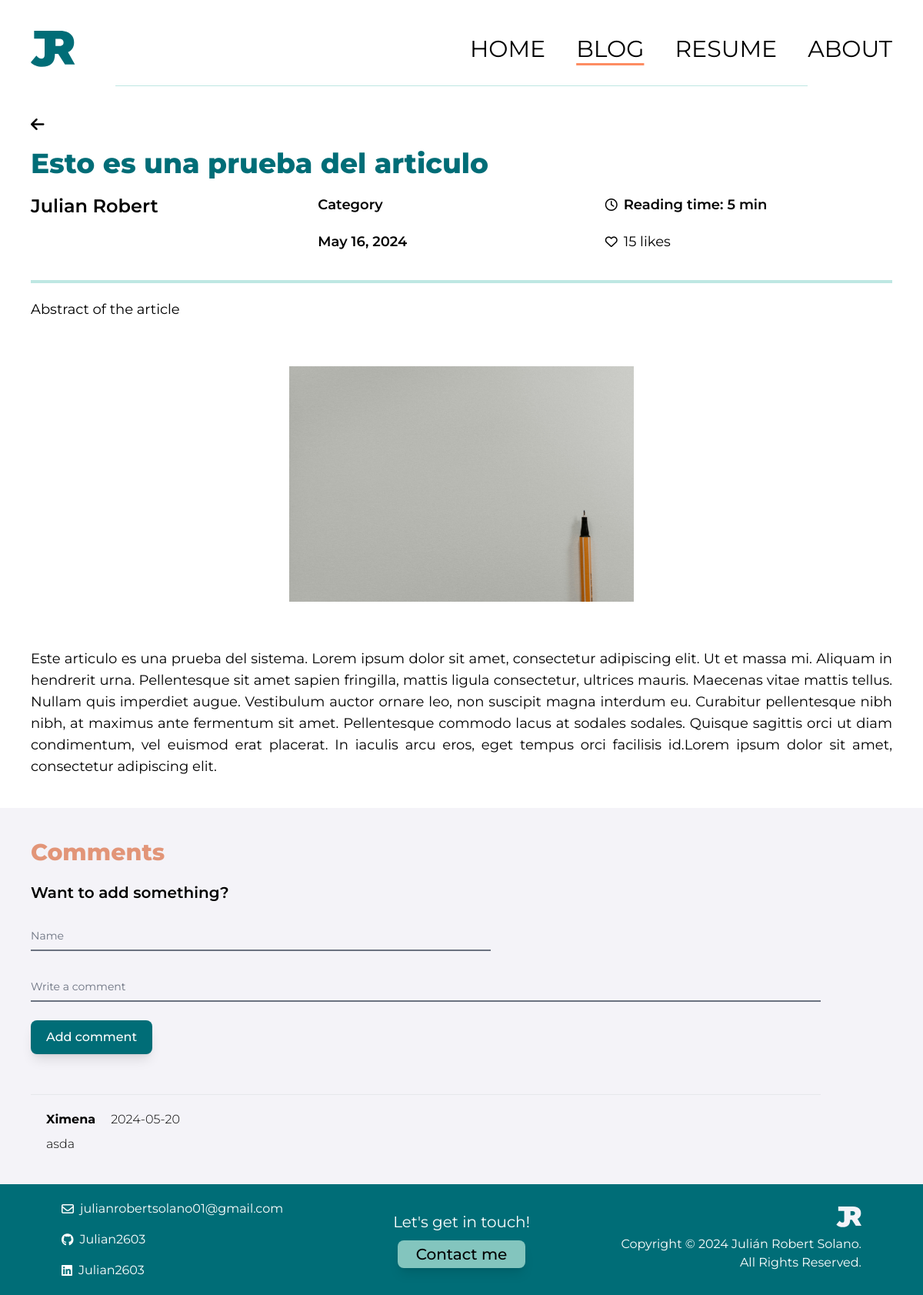
/blog/article/1, run on the app's committed database.
### blog/models.py (models this page shows, shortened)
class Article(models.Model):
  title = models.CharField(max_length=255)
  author = models.ForeignKey(User, on_delete=models.CASCADE)
  category = models.CharField(max_length=255, default="Category")
  date = models.DateField(default=datetime.date.today)
  abstract = models.CharField(max_length=500, default='Abstract of the article')
  reading_time = models.IntegerField(default=5)
  likes = models.IntegerField(default=0)
  body = models.TextField()

class Comment(models.Model):
  name = models.CharField(max_length=255)
  article = models.ForeignKey(Article, on_delete=models.CASCADE)
  comment_date = models.DateField(default=datetime.date.today)
  comment_body = models.TextField()

### blog/views.py (the view)
# urls.py: path('article/<int:pk>', ArticleDetailView.as_view(), name="article"),
class ArticleDetailView(DetailView):
    model = Article
    template_name = 'article.html'
    def get_context_data(self, **kwargs):
        context = super().get_context_data(**kwargs)
        context['comments'] = Comment.objects.filter(article=self.object).order_by('-comment_date')
        context['form'] = CommentForm()
        return context

### blog/forms.py
class CommentForm(forms.ModelForm):
    class Meta:
        model = Comment
        fields = ['name', 'comment_body']

### blog/templates/article.html (shortened to what this page needs)
{% load static tailwind_tags %}
<html lang="en" class="scroll-smooth">
  <head>
    {% load static %}
    {% tailwind_css %}
</head>
<body>
<div class="pt-10 pb-2 flex justify-between px-10 items-center">
  <div class="flex justify-start">
      <img src="{% static 'imgs/logo.svg' %}" alt="Logo">
  </div>
  <div class="hidden md:flex flex-row justify-center space-x-10">
      <a href="{% url 'home' %}" class="font-sans font-normal text-3xl transition duration-300 hover:text-[#FD8C62]">HOME</a>
      <a href="#" class="font-sans font-normal text-3xl transition duration-300 decoration-[#FD8C62] underline underline-offset-8">BLOG</a>
      <a href="{% url 'resume' %}" class="font-sans font-normal text-3xl transition duration-300 hover:text-[#FD8C62]">RESUME</a>
      <a href="{% url 'about' %}" class="font-sans font-normal text-3xl transition duration-300 hover:text-[#FD8C62]">ABOUT</a>
  </div>
</div>
<div class="flex justify-center">
  <hr class="border-[#BEE7E2] w-3/4 mt-4">
</div>
  <section id="article">
    <div class="p-10 flex flex-col gap-5">
      <div class="flex justify-start align-center text-xl">
        <a href="{% url 'blog' %}"><i class="fa-solid fa-arrow-left"></i></a>
      </div>
      <h1 class="font-sans font-extrabold text-4xl text-[#006D77]">{{ article.title }}</h1>
      <div class="grid grid-cols-3">
        <div class="">
          <h2 class="font-sans font-semibold text-2xl text-black">{{ article.author.first_name }} {{ article.author.last_name }}</h2>
        </div>
        <div class="flex flex-col gap-5">
          <h2 class="font-sans font-semibold text-lg text-black"> {{ article.category }} </h2>
          <h2 class="font-sans font-semibold text-lg text-black"> {{ article.date }} </h2>
        </div>
        <div class="flex flex-col gap-5">
          <div class="flex flex-row gap-2 justify-start align-center items-center">
            <i class="fa-regular fa-clock"></i>
            <h2 class="font-sans font-semibold text-lg text-black"> Reading time: {{ article.reading_time }} min</h2>
          </div>
          <button id="like-button" class="flex flex-row gap-2 justify-start align-center items-center focus:outline-none" data-article-id="{{ article.id }}">
            <i id="like-icon" class="fa-regular fa-heart"></i>
            <h2 id="like-count" class="font-sans font-normal text-lg text-black">{{ article.likes }} likes</h2>
          </button>
        </div>
      </div>
      <hr class="flex justify-center align-center items-center border-2 roundes-full border-[#BEE7E2] w-full mt-4">
      <div class="flex flex-col text-justify">
        <p class="font-sans font-regular text-lg text-black"> {{ article.abstract }} </p>
      </div>
      <div class="flex justify-center my-10">
        <img class="flex items-center w-2/5" src="{% static 'imgs/placeholder.jpg' %}" alt="">
      </div>
      <div class="text-justify">
        <p class="font-sans font-regular text-lg text-black"> {{ article.body }}</p>
      </div>
    </div>
  </section>
 <section id="coments">
  <div class="flex flex-col gap-5 p-10 bg-[F4F3F8]">
      <h2 class="font-sans font-extrabold text-3xl text-[#E29578]">Comments</h2>
      <div class="flex flex-col justify-start items-start gap-5">
          <h2 class="font-sans font-semibold text-xl text-black">Want to add something?</h2>
          <div class="w-11/12 mb-">
              <form id="commentForm" method="POST" action="{% url 'add-comment' %}">
                  <div class="grid xl:grid-cols-4 xl:gap-6">
                      <div class="relative z-0 mb-6 w-full group">
                          <input type="tel" name="name" id="floating_name" class="block py-2.5 px-0 w-full text-sm text-black bg-transparent border-0 border-b-2 border-gray-500 appearance-none focus:outline-none focus:ring-0 focus:border-[#006D77] peer" placeholder=" " required />
                          <label for="floating_name" class="absolute text-sm text-gray-500 duration-300 transform -translate-y-6 scale-75 top-3 -z-10 origin-[0] peer-focus:left-0 peer-focus:text-[#006D77] peer-placeholder-shown:scale-100 peer-placeholder-shown:translate-y-0 peer-focus:scale-75 peer-focus:-translate-y-6">Name</label>
                      </div>
                      <div class="col-span-2 relative z-0 mb-6 w-full group ">
                          <input type="text" name="comment_body" id="floating_comment" class="block py-2.5 px-0 w-full text-sm text-black bg-transparent border-0 border-b-2 border-gray-500 appearance-none focus:outline-none focus:ring-0 focus:border-[#006D77] peer" placeholder=" " required />
                          <label for="floating_comment" class="absolute text-sm text-gray-500 duration-300 transform -translate-y-6 scale-75 top-3 -z-10 origin-[0] peer-focus:left-0 peer-focus:text-[#006D77] peer-placeholder-shown:scale-100 peer-placeholder-shown:translate-y-0 peer-focus:scale-75 peer-focus:-translate-y-6">Write a comment</label>
                      </div>
                      <div class="">
                          <button type="submit" class="text-white bg-[#006D77] transition duration-300 shadow-lg hover:bg-[#83C5BE]/70 hover:text-gray-700 focus:ring-4 focus:ring-blue-300 font-medium rounded-lg text-base w-full sm:w-auto px-5 py-2.5 text-center">Add comment</button>
                      </div>
                  </div>
              </form>
          </div>
      </div>
      {% for comment in comments %}
      <hr class="border-gray-200 w-11/12 mt-4">
      <div class="flex items-start flex-col gap-2 px-5">
          <div class="flex justify-center align-center items-center flex-row gap-5">
              <p class="font-sans font-bold text-base text-black">{{ comment.name }}</p>
              <p class="font-sans font-light text-base text-black">{{ comment.comment_date|date:"Y-m-d" }}</p>
          </div>
          <div class="flex justify-center align-center items-center flex-row gap-5">
              <p class="font-sans font-light text-base text-black">{{ comment.comment_body }}</p>
          </div>
      </div>
      {% endfor %}
  </div>
</section>
   <div class="p-5 px-20 bg-[#006D77] grid grid-cols-1 md:grid-cols-3 gap-7 shrink-0">
    <div class="flex flex-col items-center md:items-start gap-4">
        <div class="flex items-center space-x-2">
            <i class="fa-regular fa-envelope text-white"></i>
            <a class="font-sans font-normal text-s text-white" href="mailto:julian.robertsolano@ucr.ac.cr">julianrobertsolano01@gmail.com</a>
        </div>
        <div class="flex items-center space-x-2">
            <i class="fa-brands fa-github text-white"></i>
            <a class="font-sans font-normal text-s text-white" href="https://github.com/">Julian2603</a>
        </div>
        <div class="flex items-center space-x-2">
            <i class="fa-brands fa-linkedin text-white"></i>
            <a class="font-sans font-normal text-s text-white" href="https://www.linkedin.com/">Julian2603</a>
        </div>
    </div>
    <div class="flex flex-col items-center justify-center gap-2.5">
        <p class="font-sans font-normal text-xl text-white text-center">Let's get in touch!</p>
        <a href="{% url 'contact' %}" class="bg-[#83C5BE] transition duration-300 hover:bg-[#83C5BE]/70 p-1 px-6 rounded-lg font-sans font-medium text-xl text-black shadow-lg">Contact me</a>
    </div>
    <div class="flex flex-col items-center md:items-end gap-1.5">
        <div class="flex justify-center md:justify-end">
            <img class="h-10" src="{% static 'imgs/logo-white.svg' %}">
        </div>
        <div class="text-center md:text-right">
            <p class="font-sans font-normal text-s text-white">Copyright &#169; 2024 Julián Robert Solano. All Rights Reserved.</p>
        </div>
    </div>
</div>
</body>
</html>

### data on the page
Article: title "Esto es una prueba del articulo", author.first_name "Julian", author.last_name "Robert", category "Category", date "May 16, 2024", reading_time "5", likes "15", abstract "Abstract of the article", body "Este articulo es una prueba del sistema. Lorem ipsum dolor sit amet, consectetur adipiscing elit. Ut et massa mi. Aliquam in hendrerit urna. Pellentesque sit amet sapien fringilla, mattis ligula consectetur, ultrices mauris. Maecenas vitae mattis tellus. Nullam quis imperdiet augue. Vestibulum auctor ornare leo, non suscipit magna interdum eu. Curabitur pellentesque nibh nibh, at maximus ante fermentum sit amet. Pellentesque commodo lacus at sodales sodales. Quisque sagittis orci ut diam condimentum, vel euismod erat placerat. In iaculis arcu eros, eget tempus orci facilisis id.Lorem ipsum dolor sit amet, consectetur adipiscing elit."
Comment: name "Ximena", comment_date "2024-05-20", comment_body "asda"
